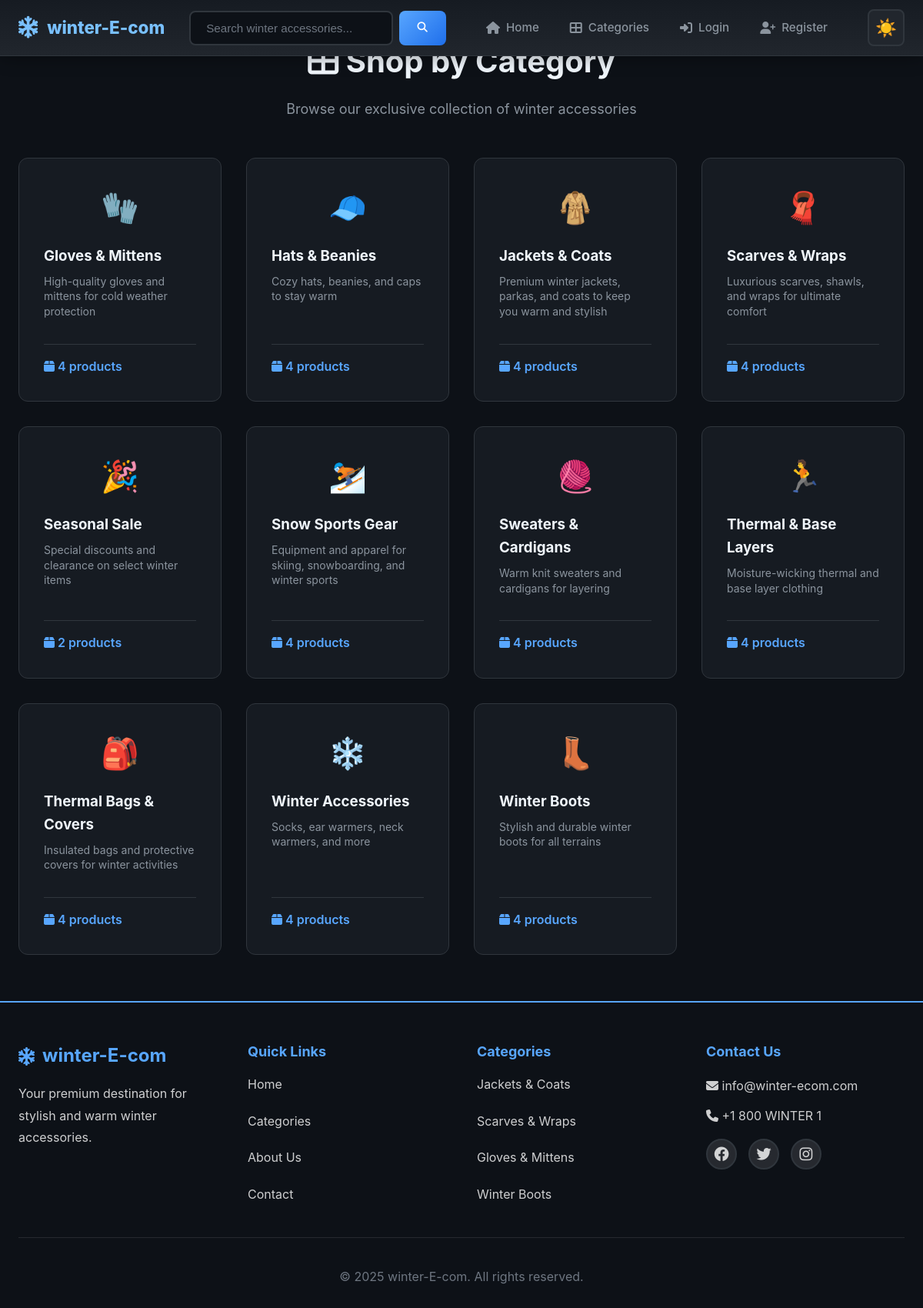
/categories.php, run on the app's committed database.
### tables this page shows
CREATE TABLE IF NOT EXISTS categories (
    id INT AUTO_INCREMENT PRIMARY KEY,
    name VARCHAR(100) NOT NULL,
    description TEXT,
    created_at TIMESTAMP DEFAULT CURRENT_TIMESTAMP
);

### includes/config.php (called while the page is built, shortened)
<?php
function escape_output($data) {
    return htmlspecialchars($data, ENT_QUOTES, 'UTF-8');
}
function is_logged_in() {
    return isset($_SESSION['user_id']);
}
?>

### categories.php (the view, shortened to what this page needs)
<?php
require_once 'includes/config.php';
$categories = $pdo->query("SELECT c.*, COUNT(p.id) as product_count FROM categories c
                          LEFT JOIN products p ON c.id = p.category_id
                          GROUP BY c.id
                          ORDER BY c.name")->fetchAll();
require_once 'includes/header.php';
?>
<div class="container">
    <section style="margin: 3rem 0;">
        <div style="text-align: center; margin-bottom: 3rem;">
            <h1 style="font-size: 2.5rem; margin-bottom: 1rem;">
                <i class="fas fa-th-large"></i> Shop by Category
            </h1>
            <p style="font-size: 1.125rem; color: var(--text-secondary);">
                Browse our exclusive collection of winter accessories
            </p>
        </div>
        <div class="grid grid-3">
            <?php foreach ($categories as $category): ?>
            <a href="category.php?id=<?php echo $category['id']; ?>" class="card" style="text-decoration: none; color: inherit; display: flex; flex-direction: column; gap: 1rem; padding: 2rem;">
                <div style="font-size: 2.5rem; text-align: center;">
                    <?php
                    $icons = [
                        'Jackets & Coats' => '🧥',
                        'Scarves & Wraps' => '🧣',
                        'Gloves & Mittens' => '🧤',
                        'Winter Boots' => '👢',
                        'Hats & Beanies' => '🧢',
                        'Sweaters & Cardigans' => '🧶',
                        'Thermal & Base Layers' => '🏃',
                        'Winter Accessories' => '❄️',
                        'Snow Sports Gear' => '⛷️',
                        'Thermal Bags & Covers' => '🎒',
                        'Seasonal Sale' => '🎉'
                    ];
                    echo $icons[$category['name']] ?? '❄️';
                    ?>
                </div>
                <div>
                    <h3 style="margin-bottom: 0.5rem;"><?php echo escape_output($category['name']); ?></h3>
                    <p style="color: var(--text-secondary); font-size: 0.875rem; line-height: 1.4; margin-bottom: 1rem;">
                        <?php echo escape_output($category['description']); ?>
                    </p>
                </div>
                <div style="margin-top: auto; padding-top: 1rem; border-top: 1px solid var(--border-color);">
                    <span style="color: var(--accent-primary); font-weight: 600;">
                        <i class="fas fa-box"></i> <?php echo $category['product_count']; ?> products
                    </span>
                </div>
            </a>
            <?php endforeach; ?>
        </div>
    </section>
</div>
<?php require_once 'includes/footer.php'; ?>

### includes/header.php (shortened to what this page needs)
<!DOCTYPE html>
<html lang="en" data-theme="dark">
<head>
    <?php
    $css_path_modern = (strpos($_SERVER['PHP_SELF'], '/admin/') !== false) ? '../css/modern-theme.css' : 'css/modern-theme.css';
    $css_path_additional = (strpos($_SERVER['PHP_SELF'], '/admin/') !== false) ? '../css/additional.css' : 'css/additional.css';
    ?>
    <link rel="stylesheet" href="<?php echo $css_path_modern; ?>?v=<?php echo time(); ?>">
    <link rel="stylesheet" href="<?php echo $css_path_additional; ?>?v=<?php echo time(); ?>">
    <link rel="stylesheet" href="https://cdnjs.cloudflare.com/ajax/libs/font-awesome/6.4.0/css/all.min.css">
</head>
<body>
    <nav class="navbar">
        <div class="container">
            <div class="nav-brand">
                <a href="<?php echo (strpos($_SERVER['PHP_SELF'], '/admin/') !== false) ? '../index.php' : 'index.php'; ?>" title="Go to Home">
                    <i class="fas fa-snowflake"></i>
                    <span>winter-E-com</span>
                </a>
            </div>
            <div class="nav-search">
                <input type="text" id="searchInput" placeholder="Search winter accessories..." />
                <button type="button" id="searchBtn">
                    <i class="fas fa-search"></i>
                </button>
            </div>
            <ul class="nav-menu" id="navMenu">
                <li><a href="<?php echo (strpos($_SERVER['PHP_SELF'], '/admin/') !== false) ? '../index.php' : 'index.php'; ?>"><i class="fas fa-home"></i> Home</a></li>
                <li><a href="<?php echo (strpos($_SERVER['PHP_SELF'], '/admin/') !== false) ? '../categories.php' : 'categories.php'; ?>"><i class="fas fa-th-large"></i> Categories</a></li>
                <?php if (is_logged_in()): ?>
                    <?php if (is_admin()): ?>
                        <li><a href="<?php echo (strpos($_SERVER['PHP_SELF'], '/admin/') !== false) ? 'dashboard.php' : 'admin/dashboard.php'; ?>"><i class="fas fa-cog"></i> Admin</a></li>
                    <?php else: ?>
                        <li><a href="<?php echo (strpos($_SERVER['PHP_SELF'], '/admin/') !== false) ? '../cart.php' : 'cart.php'; ?>" class="cart-link">
                            <i class="fas fa-shopping-cart"></i> Cart
                            <span class="cart-badge" id="cartBadge"><?php echo get_cart_count(get_user_id()); ?></span>
                        </a></li>
                        <li><a href="<?php echo (strpos($_SERVER['PHP_SELF'], '/admin/') !== false) ? '../profile.php' : 'profile.php'; ?>"><i class="fas fa-user"></i> Profile</a></li>
                    <?php endif; ?>
                    <li><a href="<?php echo (strpos($_SERVER['PHP_SELF'], '/admin/') !== false) ? '../logout.php' : 'logout.php'; ?>"><i class="fas fa-sign-out-alt"></i> Logout</a></li>
                <?php else: ?>
                    <li><a href="<?php echo (strpos($_SERVER['PHP_SELF'], '/admin/') !== false) ? '../login.php' : 'login.php'; ?>"><i class="fas fa-sign-in-alt"></i> Login</a></li>
                    <li><a href="<?php echo (strpos($_SERVER['PHP_SELF'], '/admin/') !== false) ? '../register.php' : 'register.php'; ?>"><i class="fas fa-user-plus"></i> Register</a></li>
                <?php endif; ?>
            </ul>
        </div>
    </nav>
    <main class="main-content">

### includes/footer.php (shortened to what this page needs)
    </main>
    <footer class="footer">
        <div class="container">
            <div class="footer-content">
                <div class="footer-section">
                    <h3><i class="fas fa-snowflake"></i> winter-E-com</h3>
                    <p>Your premium destination for stylish and warm winter accessories.</p>
                </div>
                <div class="footer-section">
                    <h4>Quick Links</h4>
                    <ul>
                        <li><a href="<?php echo (strpos($_SERVER['PHP_SELF'], '/admin/') !== false) ? '../index.php' : 'index.php'; ?>">Home</a></li>
                        <li><a href="<?php echo (strpos($_SERVER['PHP_SELF'], '/admin/') !== false) ? '../categories.php' : 'categories.php'; ?>">Categories</a></li>
                        <li><a href="<?php echo (strpos($_SERVER['PHP_SELF'], '/admin/') !== false) ? '../about.php' : 'about.php'; ?>">About Us</a></li>
                        <li><a href="<?php echo (strpos($_SERVER['PHP_SELF'], '/admin/') !== false) ? '../contact.php' : 'contact.php'; ?>">Contact</a></li>
                    </ul>
                </div>
                <div class="footer-section">
                    <h4>Categories</h4>
                    <ul>
                        <li><a href="<?php echo (strpos($_SERVER['PHP_SELF'], '/admin/') !== false) ? '../category.php?id=1' : 'category.php?id=1'; ?>">Jackets & Coats</a></li>
                        <li><a href="<?php echo (strpos($_SERVER['PHP_SELF'], '/admin/') !== false) ? '../category.php?id=2' : 'category.php?id=2'; ?>">Scarves & Wraps</a></li>
                        <li><a href="<?php echo (strpos($_SERVER['PHP_SELF'], '/admin/') !== false) ? '../category.php?id=3' : 'category.php?id=3'; ?>">Gloves & Mittens</a></li>
                        <li><a href="<?php echo (strpos($_SERVER['PHP_SELF'], '/admin/') !== false) ? '../category.php?id=4' : 'category.php?id=4'; ?>">Winter Boots</a></li>
                    </ul>
                </div>
                <div class="footer-section">
                    <h4>Contact Us</h4>
                    <p><i class="fas fa-envelope"></i> info@winter-ecom.com</p>
                    <p><i class="fas fa-phone"></i> +1 800 WINTER 1</p>
                    <div class="social-links">
                        <a href="#"><i class="fab fa-facebook"></i></a>
                        <a href="#"><i class="fab fa-twitter"></i></a>
                        <a href="#"><i class="fab fa-instagram"></i></a>
                    </div>
                </div>
            </div>
            <div class="footer-bottom">
                <p>&copy; <?php echo date('Y'); ?> winter-E-com. All rights reserved.</p>
            </div>
        </div>
    </footer>
</body>
</html>

### css/additional.css (style rules this page uses)
.footer { background: var(--primary-color); color: var(--white); padding: 50px 0 20px; margin-top: 60px; }
.footer-content { display: grid; grid-template-columns: repeat(auto-fit, minmax(250px, 1fr)); gap: 40px; margin-bottom: 30px; }
.footer-section h3, .footer-section h4 { margin-bottom: 15px; }
.footer-section h3 { font-size: 1.5rem; display: flex; align-items: center; gap: 10px; }
.footer-section h3 i { color: var(--success-color); }
.footer-section ul { display: flex; flex-direction: column; gap: 10px; }
.footer-section a { color: rgba(255, 255, 255, 0.8); transition: var(--transition); }
.footer-section p { margin: 10px 0; color: rgba(255, 255, 255, 0.8); }
.social-links { display: flex; gap: 15px; margin-top: 15px; }
.social-links a { width: 40px; height: 40px; border-radius: 50%; background: rgba(255, 255, 255, 0.1); display: flex; align-items: center; justify-content: center; font-size: 1.2rem; transition: var(--transition); }
.footer-bottom { text-align: center; padding-top: 30px; border-top: 1px solid rgba(255, 255, 255, 0.1); }

### data on the page
categories: name "🧤", name "Gloves & Mittens", description "High-quality gloves and mittens for cold weather protection", product_count "4"
categories: name "🧢", name "Hats & Beanies", description "Cozy hats, beanies, and caps to stay warm", product_count "4"
categories: name "🧥", name "Jackets & Coats", description "Premium winter jackets, parkas, and coats to keep you warm and stylish", product_count "4"
categories: name "🧣", name "Scarves & Wraps", description "Luxurious scarves, shawls, and wraps for ultimate comfort", product_count "4"
categories: name "🎉", name "Seasonal Sale", description "Special discounts and clearance on select winter items", product_count "2"
categories: name "⛷️", name "Snow Sports Gear", description "Equipment and apparel for skiing, snowboarding, and winter sports", product_count "4"
categories: name "🧶", name "Sweaters & Cardigans", description "Warm knit sweaters and cardigans for layering", product_count "4"
categories: name "🏃", name "Thermal & Base Layers", description "Moisture-wicking thermal and base layer clothing", product_count "4"
categories: name "🎒", name "Thermal Bags & Covers", description "Insulated bags and protective covers for winter activities", product_count "4"
categories: name "❄️", name "Winter Accessories", description "Socks, ear warmers, neck warmers, and more", product_count "4"
categories: name "👢", name "Winter Boots", description "Stylish and durable winter boots for all terrains", product_count "4"
